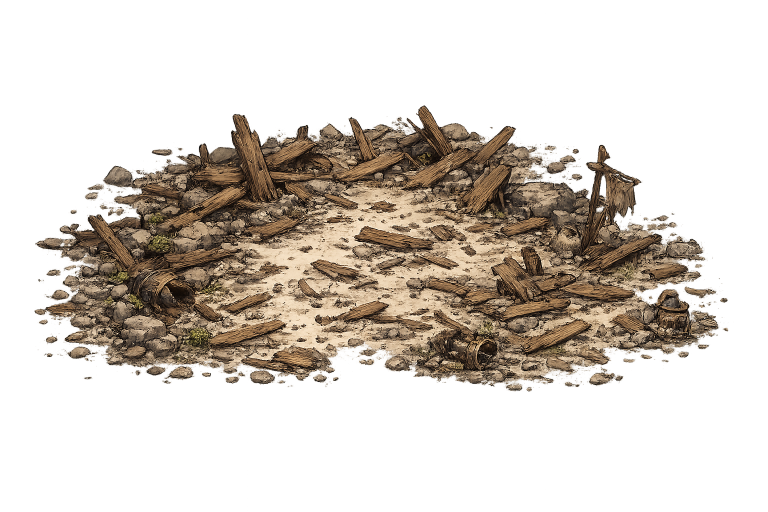
#> input picture 旧素材/素材处理/facility-ruin-shared-v3/facility-ruin-owner-source-v1.png, 1536 x 1024 px (shown at 1/2 size)
$ python prepare-shared-facility-ruins.py
#> lines starting #> are read from the running program, lines starting #| are printed output that depends on the picture; after the words box and inside, x2 and y2 are one past the last pixel; in counts of white or black regions, pixels touching at a corner belong together
#!/usr/bin/env python3
"""Normalize the owner-provided shared ruin into each V3 facility canvas."""

from __future__ import annotations

import hashlib
import json
from pathlib import Path

import numpy as np
from PIL import Image


ROOT = Path(__file__).resolve().parents[1]
SOURCE = ROOT / "旧素材/素材处理/facility-ruin-shared-v3/facility-ruin-owner-source-v1.png"
REPORT = ROOT / "project/shared-facility-ruin-report.json"
PREVIEW = ROOT / "旧素材/素材处理/facility-ruin-shared-v3/shared-ruins-map-preview.png"
ALPHA_CROP_THRESHOLD = 8
SAFETY_BORDER = 24

TARGETS = {
    "fairy_garden": {
        "path": ROOT / "src/assets/world/map-facilities/fairy-garden/fairy-garden-ruins-v3.png",
        "size": (592, 464),
        "content_bottom": 437,
    },
    "moon_spring": {
        "path": ROOT / "src/assets/world/map-facilities/moon-spring/moon-spring-ruins-v3.png",
        "size": (624, 464),
        "content_bottom": 434,
    },
    "banquet_plaza": {
        "path": ROOT / "src/assets/world/map-facilities/banquet-plaza/banquet-plaza-ruins-v3.png",
        "size": (656, 464),
        "content_bottom": 437,
    },
}


def sha256(path: Path) -> str:
    return hashlib.sha256(path.read_bytes()).hexdigest()


def visible_bbox(image: Image.Image, threshold: int) -> tuple[int, int, int, int]:
    alpha = np.asarray(image, dtype=np.uint8)[:, :, 3]
    ys, xs = np.where(alpha >= threshold)
    if not len(xs):
        raise ValueError(f"{image} has no pixels at alpha >= {threshold}")
    return int(xs.min()), int(ys.min()), int(xs.max()) + 1, int(ys.max()) + 1


def clear_hidden_rgb(image: Image.Image, alpha_threshold: int = 1) -> Image.Image:
    rgba = np.array(image.convert("RGBA"), dtype=np.uint8, copy=True)
    transparent = rgba[:, :, 3] < alpha_threshold
    rgba[transparent] = 0
    return Image.fromarray(rgba, "RGBA")


def normalize(source: Image.Image, size: tuple[int, int], content_bottom: int) -> Image.Image:
    source_bbox = visible_bbox(source, ALPHA_CROP_THRESHOLD)
    crop = np.array(source.crop(source_bbox).convert("RGBA"), dtype=np.uint8, copy=True)
    crop[crop[:, :, 3] < ALPHA_CROP_THRESHOLD] = 0
    cropped = Image.fromarray(crop, "RGBA")

    target_width = size[0] - SAFETY_BORDER * 2
    scale = target_width / cropped.width
    target_height = round(cropped.height * scale)
    if target_height > size[1] - SAFETY_BORDER * 2:
        target_height = size[1] - SAFETY_BORDER * 2
        target_width = round(cropped.width * target_height / cropped.height)

    # Resize premultiplied RGBA so transparent source RGB cannot create a dark fringe.
    resized = cropped.convert("RGBa").resize(
        (target_width, target_height),
        Image.Resampling.LANCZOS,
    ).convert("RGBA")
    resized = clear_hidden_rgb(resized, 2)

    x = (size[0] - target_width) // 2
    y = content_bottom - target_height
    if x < SAFETY_BORDER or y < SAFETY_BORDER or content_bottom > size[1] - SAFETY_BORDER:
        raise ValueError(f"normalized ruin violates safety border for canvas {size}")

    canvas = Image.new("RGBA", size, (0, 0, 0, 0))
    canvas.alpha_composite(resized, (x, y))
    return clear_hidden_rgb(canvas)


def validate(image: Image.Image, expected_size: tuple[int, int]) -> dict[str, object]:
    if image.mode != "RGBA" or image.size != expected_size:
        raise ValueError(f"invalid output contract: mode={image.mode}, size={image.size}")
    rgba = np.asarray(image, dtype=np.uint8)
    alpha = rgba[:, :, 3]
    if np.any((alpha == 0) & np.any(rgba[:, :, :3] != 0, axis=2)):
        raise ValueError("transparent pixels retain hidden RGB")
    border = np.concatenate(
        (
            alpha[:SAFETY_BORDER, :].ravel(),
            alpha[-SAFETY_BORDER:, :].ravel(),
            alpha[:, :SAFETY_BORDER].ravel(),
            alpha[:, -SAFETY_BORDER:].ravel(),
        )
    )
    if np.any(border):
        raise ValueError(f"output lacks a {SAFETY_BORDER}px transparent safety border")
    bbox = visible_bbox(image, 2)
    return {
        "canvas": list(expected_size),
        "visible_bbox_alpha_2": list(bbox),
        "visible_pixels": int(np.count_nonzero(alpha)),
        "opaque_pixels": int(np.count_nonzero(alpha == 255)),
    }


def render_map_preview() -> None:
    manifest = json.loads((ROOT / "src/assets/asset-manifest.json").read_text(encoding="utf-8"))
    base_source = manifest["maps"]["garden_base"]["source"]
    canvas = Image.open(ROOT / "src/assets" / base_source).convert("RGBA")
    for facility_id, target in TARGETS.items():
        facility = manifest["map_facility_assets"][facility_id]
        sprite = Image.open(target["path"]).convert("RGBA")
        width = round(canvas.width * facility["geometry"]["width_ratio"])
        height = round(width * sprite.height / sprite.width)
        sprite = sprite.resize((width, height), Image.Resampling.LANCZOS)
        center_x, center_y = facility["geometry"]["render_center"]
        x = round(center_x * canvas.width - width / 2)
        y = round(center_y * canvas.height - height / 2)
        canvas.alpha_composite(sprite, (x, y))
    PREVIEW.parent.mkdir(parents=True, exist_ok=True)
    canvas.save(PREVIEW, optimize=True)


def main() -> None:
    source = Image.open(SOURCE).convert("RGBA")
#> source is the input picture: PIL image 1536x1024 RGBA; mean R, G, B, A 95.7, 83.6, 67.6, 84.4
    report: dict[str, object] = {
        "version": "shared-facility-ruin.v1",
        "source": SOURCE.relative_to(ROOT).as_posix(),
        "source_sha256": sha256(SOURCE),
        "source_size": list(source.size),
        "source_crop_bbox_alpha_8": list(visible_bbox(source, ALPHA_CROP_THRESHOLD)),
        "outputs": {},
    }
#> in visible_bbox, `alpha = np.asarray(image, dtype=np.uint8)[:, :, 3]`:
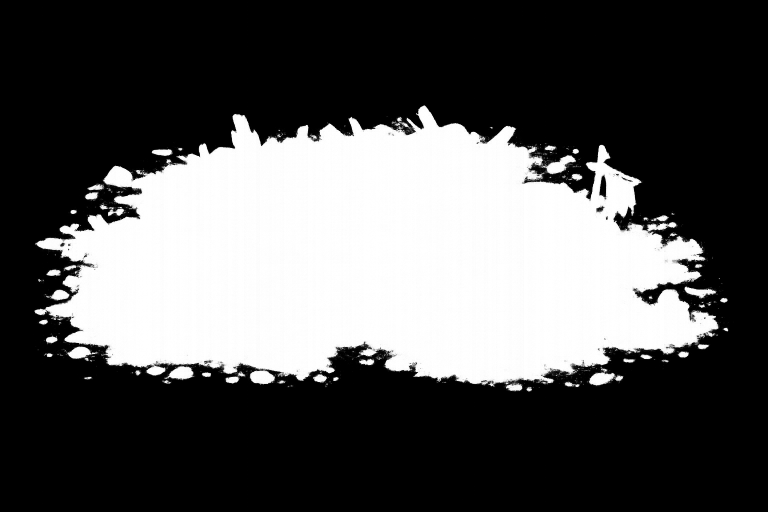
#> alpha: shape (1024, 1536) (shown at 1/2 size); min 0, max 255, mean 84.4

    for facility_id, target in TARGETS.items():
        output = normalize(source, target["size"], target["content_bottom"])
        path: Path = target["path"]
        path.parent.mkdir(parents=True, exist_ok=True)
        output.save(path, optimize=True)
        details = validate(output, target["size"])
        details.update(
            {
                "path": path.relative_to(ROOT).as_posix(),
                "sha256": sha256(path),
                "content_bottom": target["content_bottom"],
            }
        )
        report["outputs"][facility_id] = details
#> this loop made 3 passes
#> bbox in validate on passes 1 to 3: (24, 214, 566, 437), (24, 198, 600, 434), (24, 188, 632, 437)
#> pass 1, in normalize, `crop = np.array(source.crop(source_bbox).convert("RGBA"), dtype=np.uin..`:
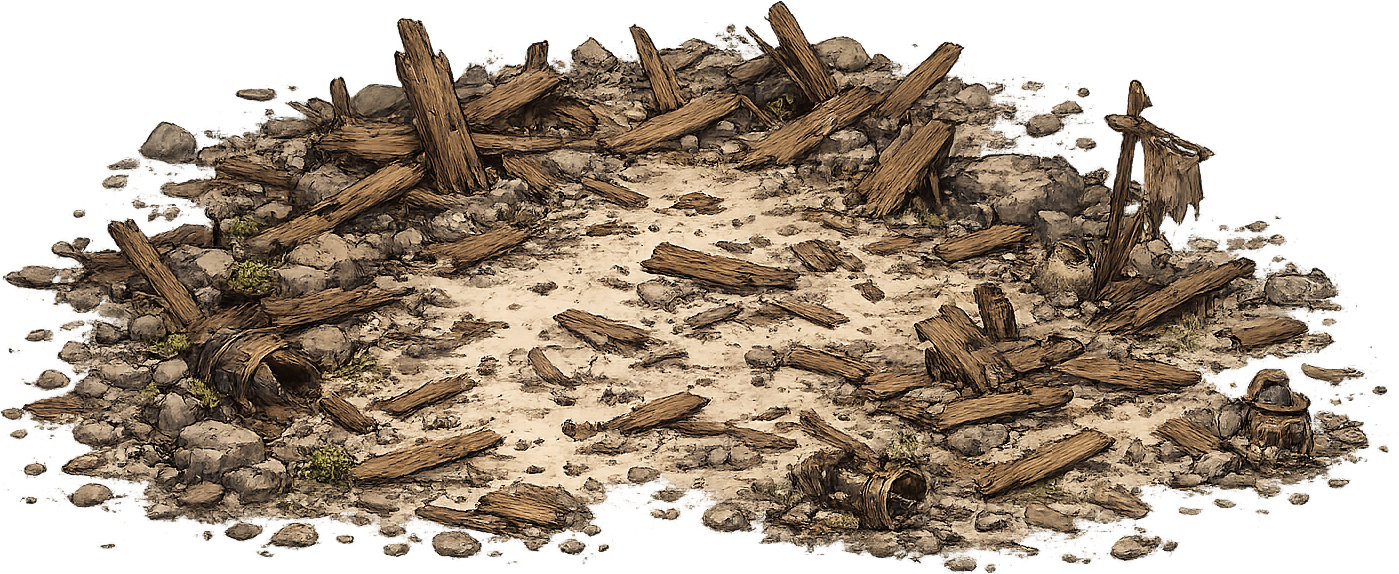
#> crop: shape (574, 1399, 4); mean R, G, B, A 124.4, 105, 82.5, 165.2; transparent parts drawn white
#> pass 1, in normalize, `resized = cropped.convert("RGBa").resize( (target_width, target_height..`:
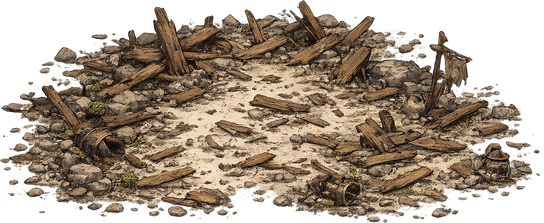
#> resized: PIL image 544x223 RGBA; mean R, G, B, A 91.3, 76, 59.7, 165.2; transparent parts drawn white
#> pass 1, in clear_hidden_rgb, `transparent = rgba[:, :, 3] < alpha_threshold`:
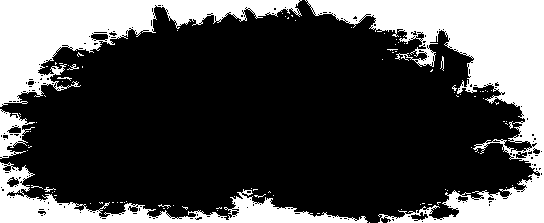
#> transparent: shape (223, 544) bool; 29.7% white; 95 white regions (87 under 20 px), largest, box (x1, y1, x2, y2) and area: (305, 0, 544, 223) 17611, (0, 0, 302, 107) 11438, (0, 162, 368, 223) 5852
#> after the loop:
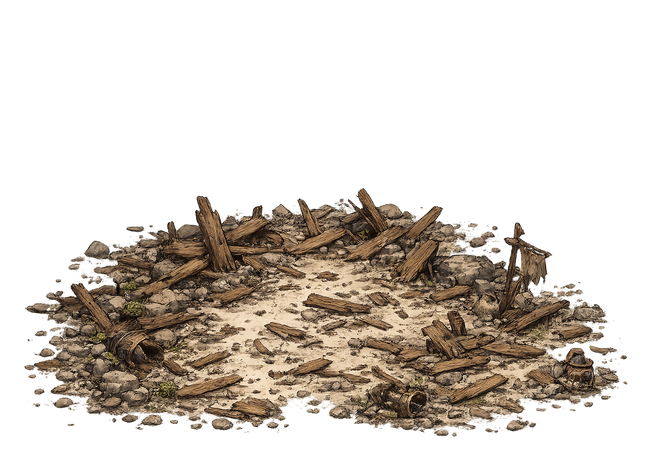
#> output: PIL image 656x464 RGBA; mean R, G, B, A 44.9, 37.4, 29.5, 82.2; transparent parts drawn white
#> after the loop, report = 6 items

    render_map_preview()
    report["map_preview"] = {
        "path": PREVIEW.relative_to(ROOT).as_posix(),
        "sha256": sha256(PREVIEW),
    }
    REPORT.write_text(json.dumps(report, ensure_ascii=False, indent=2) + "\n", encoding="utf-8")
    print(json.dumps(report, ensure_ascii=False, indent=2))


if __name__ == "__main__":
#> (the run stopped early here; a loop or call above may not have finished)
